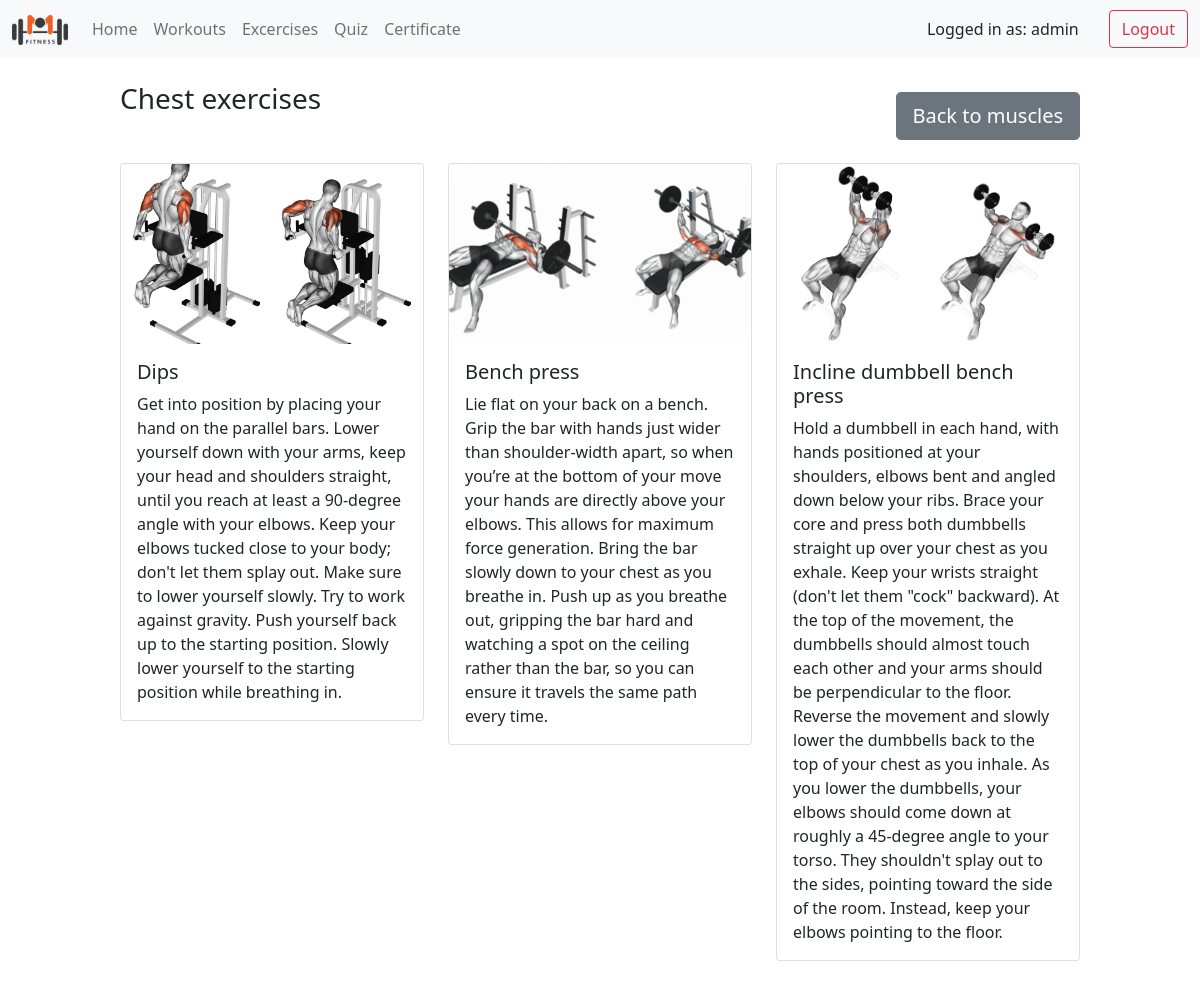
Screenshot of /exercises/Chest (signed in) with the database file from the repository.
### app/models.py (models this page shows, shortened)
class Muscle(models.Model):
    name = models.CharField(max_length=200,unique=True)
    image = models.ImageField(upload_to='uploads/',blank=True,null=True)

class Exercise(models.Model):
    name = models.CharField(max_length=200)
    splits = models.ManyToManyField(Split)
    description = models.TextField()
    muscle = models.ManyToManyField(Muscle,related_name='muscle_id')
    image = models.ImageField(upload_to='uploads/',blank=True,null=True)

### app/views.py (the view)
# urls.py: path('exercises/<str:name>',muscle_view,name='muscle'),
def muscle_view(request,name):
    muscle = get_object_or_404(Muscle,name=name)
    return render(request,'muscle.html',{'muscle':muscle})

### app/templates/muscle.html
{% extends 'base.html' %}
{% block content %}
<div style="margin-left:10%; margin-right:10%; margin-top: 2%; padding-bottom: 20px;">
    <div style="position: relative;">
        <h3 style="margin-bottom: 5%;">
            {{ muscle.name }} exercises<br>
        </h3>
        <a href="{% url 'exercises' %}" style="position: absolute; top:10px; right:0px">
            <button type="button" class="btn btn-secondary btn-lg">Back to muscles</button></a>
    </div>
    <div class="row row-cols-3 row-cols-md-3 g-4">
        {% for exercise in muscle.muscle_id.all %}
        <div class="col">
                <div class="card">
                    <img src="{{ exercise.image.url }}" class="card-img-top" alt="..." style="width: 100%;height: 15vw;object-fit: cover;">
                    <div class="card-body">
                        <h5 class="card-title">{{ exercise.name }}</h5>
                        <p class="card-text">{{ exercise.description }}</p>
                    </div>
                </div>
        </div>
        {% endfor %}
    </div>
</div>
{% endblock %}

### app/templates/base.html (shortened to what this page needs)
{% load static %}
<!doctype html>
<html lang="en">
  <head>
    <link href="https://cdn.jsdelivr.net/npm/bootstrap@5.0.2/dist/css/bootstrap.min.css" rel="stylesheet">
  </head>
  <body>
    <nav class="navbar navbar-expand-lg navbar-light bg-light">
        <div class="container-fluid">
          <a class="navbar-brand" href="{% url 'home' %}"><img src="{% static 'logo.png' %}" style="height:30px; width:auto"></a>
          <div class="collapse navbar-collapse" id="navbarSupportedContent">
            <ul class="navbar-nav me-auto mb-2 mb-lg-0">
              <li class="nav-item">
                <a class="nav-link" aria-current="page" href="{% url 'home' %}">Home</a>
              </li>
              <li class="nav-item">
                <a class="nav-link" href="{% url 'workouts' %}">Workouts</a>
              </li>
              <li class="nav-item">
                <a class="nav-link" href="{% url 'exercises' %}">Excercises</a>
              </li>
              <li class="nav-item">
                <a class="nav-link" href="{% url 'quiz' %}">Quiz</a>
              </li>
              <li class="nav-item">
                <a class="nav-link" href="{% url 'certificate' %}">Certificate</a>
              </li>
            </ul>
            {% if user.is_authenticated %}
                <div class="d-flex">Logged in as: {{request.user.username}}</div>
                <form class="d-flex logout-link" action="{% url 'logout' %}" method="post" style="margin-left:30px">
                    <button type="submit" class="btn btn-outline-danger">Logout</button>
                </form>
                {% endif %}
          </div>
        </div>
      </nav>
      {% block content %}
      {% endblock %}
  </body>
</html>

### rows the page displays
Muscle: name "Chest"
Exercise: image (picture), name "Dips", description "Get into position by placing your hand on the parallel bars. Lower yourself down with your arms, keep your head and shoulders straight, until you reach at least a 90-degree angle with your elbows. Keep your elbows tucked close to your body; don't let them splay out. Make sure to lower yourself slowly. Try to work against gravity. Push yourself back up to the starting position. Slowly lower yourself to the starting position while breathing in."
Exercise: image (picture), name "Bench press", description "Lie flat on your back on a bench. Grip the bar with hands just wider than shoulder-width apart, so when you’re at the bottom of your move your hands are directly above your elbows. This allows for maximum force generation. Bring the bar slowly down to your chest as you breathe in. Push up as you breathe out, gripping the bar hard and watching a spot on the ceiling rather than the bar, so you can ensure it travels the same path every time."
Exercise: image (picture), name "Incline dumbbell bench press", description "Hold a dumbbell in each hand, with hands positioned at your shoulders, elbows bent and angled down below your ribs. Brace your core and press both dumbbells straight up over your chest as you exhale. Keep your wrists straight (don't let them \"cock\" backward). At the top of the movement, the dumbbells should almost touch each other and your arms should be perpendicular to the floor. Reverse the movement and slowly lower the dumbbells back to the top of your chest as you inhale. As you lower the dumbbells, your elbows should come down at roughly a 45-degree angle to your torso. They shouldn't splay out to the sides, pointing toward the side of the room. Instead, keep your elbows pointing to…"

### other values shown
{{ request.user.username }} "admin"
